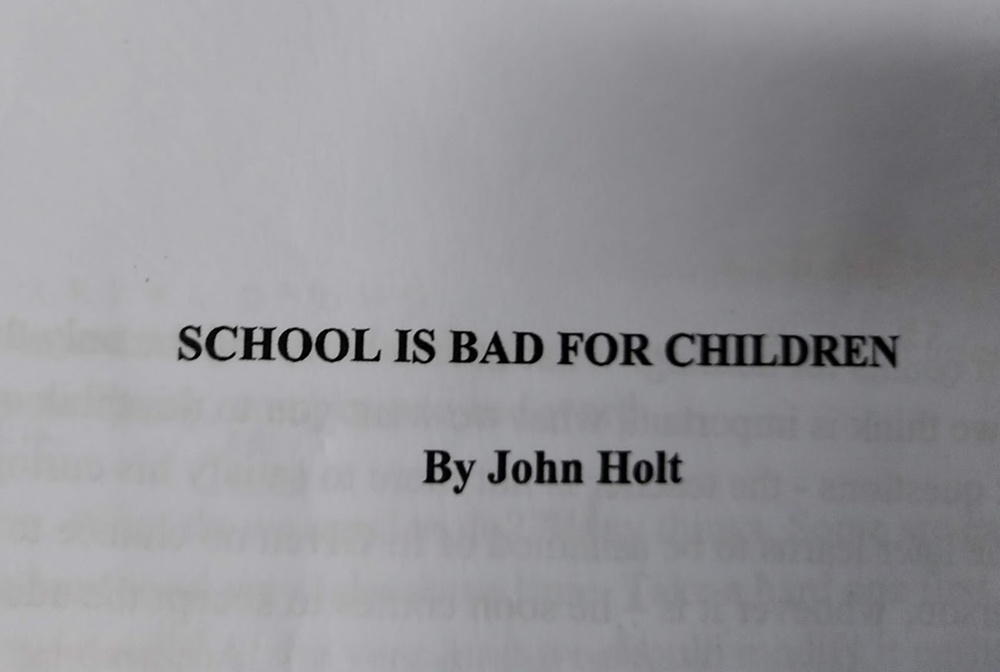
#> input picture IMG_20210412_162604.jpg, 1000 x 672 px, shrunk from 1298 x 872 before the run
$ python image_to_string3.py
#> lines starting #> are read from the running program, lines starting #| are printed output that depends on the picture; after the words box and inside, x2 and y2 are one past the last pixel; in counts of white or black regions, pixels touching at a corner belong together
import cv2
import pytesseract
from PIL import Image
import numpy as np
from matplotlib import pyplot as plt


image = cv2.imread('IMG_20210412_162604.jpg',0) # 轉灰階
#> image: shape (672, 1000); min 0, max 188, mean 147.9
image = cv2.medianBlur(image, 5)    # 除噪(使圖片清晰)
ret, th1 = cv2.threshold(image, 127, 255, cv2.THRESH_BINARY)    #  一般二值化
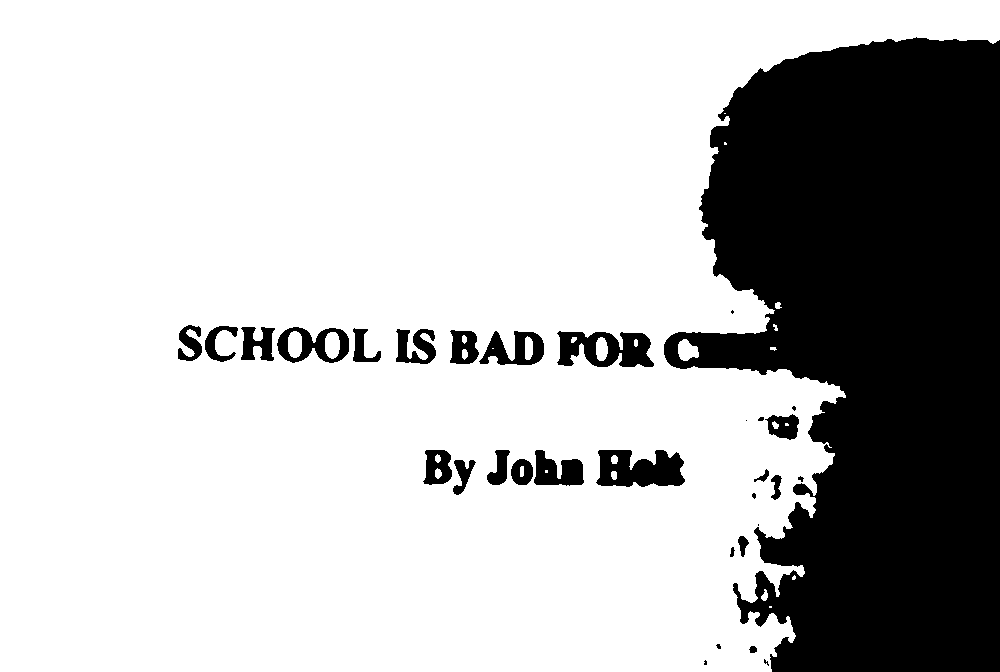
#> th1: shape (672, 1000); 75.1% white; 32 black regions (8 under 20 px), largest, box (x1, y1, x2, y2) and area: (664, 37, 1000, 672) 151996, (596, 450, 685, 487) 2460, (557, 331, 654, 367) 2316
th3 = cv2.adaptiveThreshold(image, 255, cv2.ADAPTIVE_THRESH_GAUSSIAN_C,cv2.THRESH_BINARY, 11, 2)    # 自適應二值化(自適應高斯閾值)
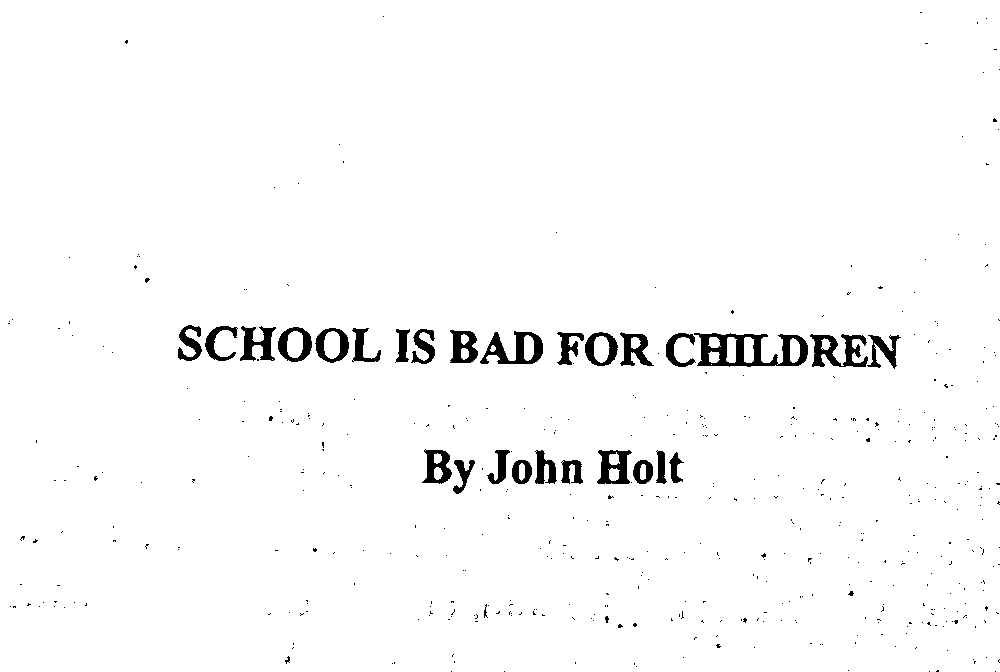
#> th3: shape (672, 1000); 97.7% white; 487 black regions (458 under 20 px), largest, box (x1, y1, x2, y2) and area: (694, 333, 808, 367) 1881, (810, 334, 868, 367) 994, (480, 331, 543, 364) 960
#> (the run stopped early here; a loop or call above may not have finished)
